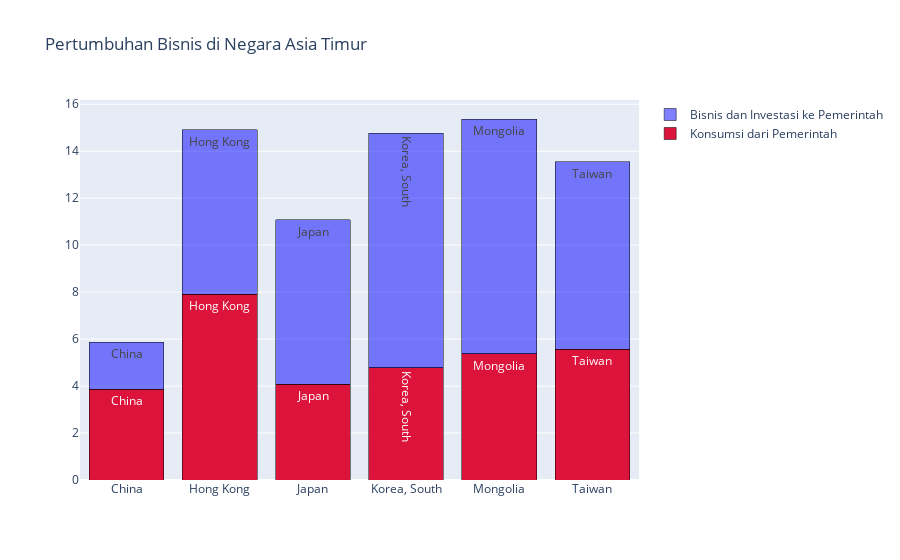

This figure's notebook cell:
### Markdown cell above
## Stacked Bar Chart

### Code cell
inv1 = df.year == 2016
inv2 = df.region == 'East Asia'
dfinv = df[inv1 & inv2]

tr1 = go.Bar(
                 x = dfinv['countries'],
                 y = dfinv['ef_government_consumption'],
                 name = 'Konsumsi dari Pemerintah',
                 marker = dict(color='crimson',
                              line = dict(color='rgba(0,0,0)', width=0.5)),
                 text = dfinv.countries)

tr2 = go.Bar(
                 x = dfinv['countries'],
                 y = dfinv['ef_government_enterprises'],
                 name = 'Bisnis dan Investasi ke Pemerintah',
                 marker = dict(color='rgba(0, 0, 255, 0.5)',
                              line = dict(color='rgba(0,0,0)', width=0.5)),
                 text = dfinv.countries)
dn = [tr1, tr2]
layoutnew = go.Layout(barmode='group', title='Pertumbuhan Bisnis di Negara Asia Timur')
fig = go.Figure(data=dn, layout=layoutnew)
fig.update_layout(barmode='stack')
py.iplot(fig)

### Figure 1 — Plotly figure (JSON) as saved in the notebook; plotly's stock layout.template omitted (floating-point values rounded to 4 significant figures)
{"data": [{"marker": {"color": "crimson", "line": {"color": "rgba(0,0,0)", "width": 0.5}}, "name": "Konsumsi dari Pemerintah", "text": ["China", "Hong Kong", "Japan", "Korea, South", "Mongolia", "Taiwan"], "type": "bar", "x": ["China", "Hong Kong", "Japan", "Korea, South", "Mongolia", "Taiwan"], "y": [3.862, 7.918, 4.071, 4.771, 5.371, 5.559]}, {"marker": {"color": "rgba(0, 0, 255, 0.5)", "line": {"color": "rgba(0,0,0)", "width": 0.5}}, "name": "Bisnis dan Investasi ke Pemerintah", "text": ["China", "Hong Kong", "Japan", "Korea, South", "Mongolia", "Taiwan"], "type": "bar", "x": ["China", "Hong Kong", "Japan", "Korea, South", "Mongolia", "Taiwan"], "y": [2, 7, 7, 10, 10, 8]}], "layout": {"barmode": "stack", "title": {"text": "Pertumbuhan Bisnis di Negara Asia Timur"}}}
